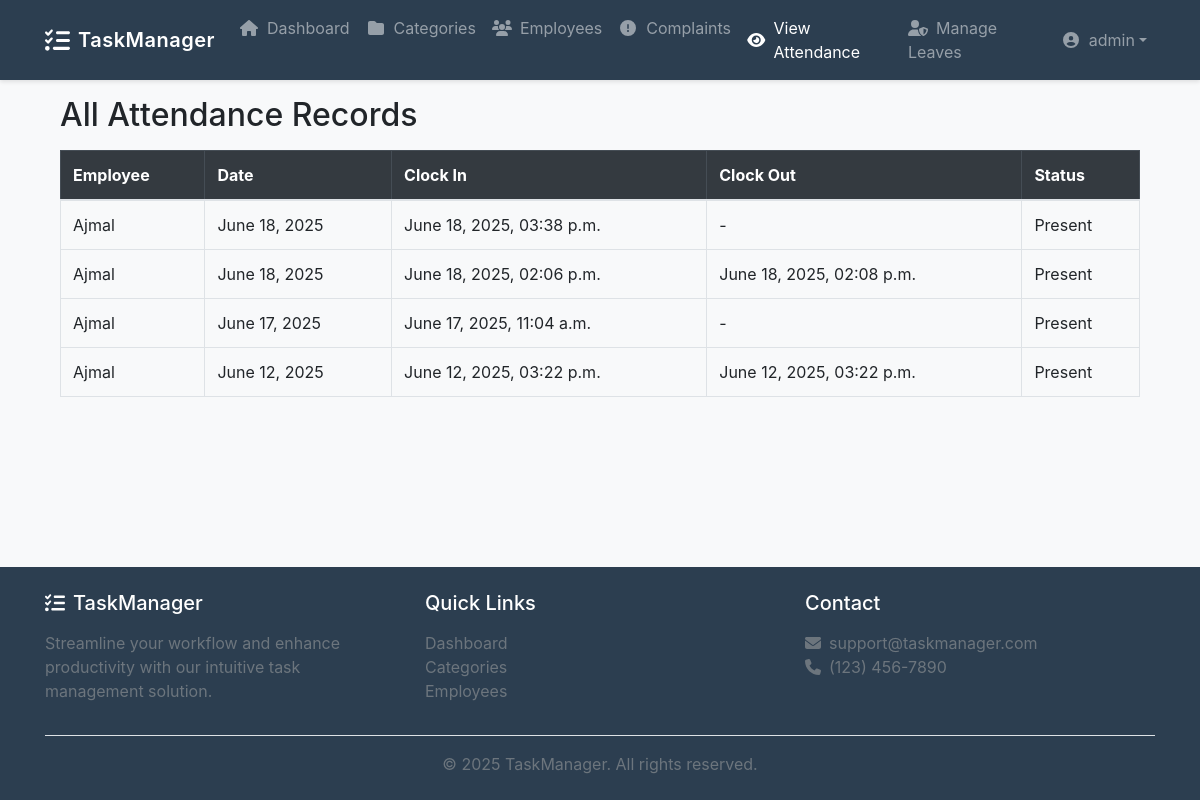
Screenshot of /attendance/all/ (signed in) with the database file from the repository.
### attendance/models.py (models this page shows, shortened)
class Attendance(models.Model):
    STATUS_CHOICES = [
        ('Present', 'Present'),
        ('Absent', 'Absent'),
        ('Late', 'Late'),
        ('Leave', 'Leave'),
    ]
    employee = models.ForeignKey(Employee, on_delete=models.CASCADE)
    date = models.DateField(default=timezone.localdate)
    clock_in = models.DateTimeField(null=True, blank=True)
    clock_out = models.DateTimeField(null=True, blank=True)
    status = models.CharField(max_length=10, choices=STATUS_CHOICES, default='Present')
    class Meta:
        ordering = ['-date', '-clock_in']

### people_management/models.py (models this page shows, shortened)
class Employee(models.Model):
    user = models.OneToOneField(User, on_delete=models.CASCADE)
    department = models.ForeignKey(Department, on_delete=models.CASCADE)
    email = models.EmailField(null=True, blank=True)
    default_category = models.ForeignKey(Category, on_delete=models.SET_NULL, null=True, blank=True)
    current_task = models.ForeignKey(Task, on_delete=models.SET_NULL, null=True, blank=True)

### attendance/views.py (the view)
# urls.py: path('all/', views.attendance_list, name='attendance_list'),
@staff_member_required
def attendance_list(request):
    records = Attendance.objects.select_related('employee__user').order_by('-date', '-clock_in')
    return render(request, 'attendance/attendance_list.html', {'records': records})

### attendance/templates/attendance/attendance_list.html
{% extends 'task_management_system_app/base.html' %}
{% load tz %}
{% block content %}
<div class="container mt-4">
  <h2>All Attendance Records</h2>
  <table class="table table-bordered mt-3">
    <thead class="table-dark">
      <tr>
        <th>Employee</th>
        <th>Date</th>
        <th>Clock In</th>
        <th>Clock Out</th>
        <th>Status</th>
      </tr>
    </thead>
    <tbody>
      {% for record in records %}
      <tr>
        <td>{{ record.employee.user.username }}</td>
        <td>{{ record.date|date:"F j, Y" }}</td>
        <td>
          {% if record.clock_in %}
            {{ record.clock_in|localtime|date:"F j, Y, h:i a" }}
          {% else %}
            -
          {% endif %}
        </td>
        <td>
          {% if record.clock_out %}
            {{ record.clock_out|localtime|date:"F j, Y, h:i a" }}
          {% else %}
            -
          {% endif %}
        </td>
        <td>{{ record.status }}</td>
      </tr>
      {% empty %}
      <tr>
        <td colspan="5" class="text-center">No records found.</td>
      </tr>
      {% endfor %}
    </tbody>
  </table>
</div>
{% endblock %}

### task_management_system_app/templates/task_management_system_app/base.html (shortened to what this page needs)
<!DOCTYPE html>
<html lang="en">
  <head>
    <link
      rel="stylesheet"
      href="https://maxcdn.bootstrapcdn.com/bootstrap/4.5.2/css/bootstrap.min.css"
    />
    <link
      rel="stylesheet"
      href="https://cdnjs.cloudflare.com/ajax/libs/font-awesome/5.15.3/css/all.min.css"
    />
    <link
      rel="stylesheet"
      href="https://cdnjs.cloudflare.com/ajax/libs/font-awesome/6.4.0/css/all.min.css"
    />
  </head>
  <body>
    <nav class="navbar navbar-expand-lg navbar-dark fixed-top">
      <div class="container">
        {% if user.is_superuser %}
        <a
          class="navbar-brand d-flex align-items-center"
          href="{% url 'dashboard' %}"
        >
          <i class="fas fa-tasks fa-lg mr-2"></i>
          <span class="d-none d-sm-inline">TaskManager</span>
        </a>
        {% endif %}
        <div class="collapse navbar-collapse" id="navbarNav">
          <ul class="navbar-nav mr-auto">
            {% if user.is_superuser %}
            <li class="nav-item">
              <a
                class="nav-link d-flex align-items-center"
                href="{% url 'dashboard' %}"
              >
                <i class="fas fa-home fa-fw mr-2"></i>
                <span>Dashboard</span>
              </a>
            </li>
            {% endif %} {% if user.is_superuser %}
            <li class="nav-item">
              <a
                class="nav-link d-flex align-items-center"
                href="{% url 'category_list' %}"
              >
                <i class="fas fa-folder fa-fw mr-2"></i>
                <span>Categories</span>
              </a>
            </li>
            {% endif %} {% if user.is_superuser %}
            <li class="nav-item">
              <a
                class="nav-link d-flex align-items-center"
                href="{% url 'employee_list' %}"
              >
                <i class="fas fa-users fa-fw mr-2"></i>
                <span>Employees</span>
              </a>
            </li>
            {% endif %}
            {% if user.is_superuser %}
            <li class="nav-item">
              <a
                class="nav-link d-flex align-items-center"
                href="{% url 'complain_list' %}"
              >
                <i class="fas fa-exclamation-circle fa-fw mr-2"></i>
                <span>Complaints</span>
              </a>
            </li>
            {% endif %}
            {% if user.is_superuser %}
            <li class="nav-item">
              <a
                class="nav-link d-flex align-items-center"
                href="{% url 'attendance_list' %}"
              >
                <i class="fas fa-eye fa-fw mr-2"></i>
                <span>View Attendance</span>
              </a>
            </li>
            {% endif %}
            {% if user.is_superuser %}
            <li class="nav-item">
              <a class="nav-link" href="{% url 'leave_review_list' %}">
                <i class="fas fa-user-shield mr-2"></i>Manage Leaves
              </a>
            </li>
            {% endif %}
          </ul>
          <ul class="navbar-nav ml-auto">
            {% if user.is_authenticated %}
            <li class="nav-item dropdown">
              <a
                class="nav-link dropdown-toggle d-flex align-items-center"
                href="#"
                id="userMenu"
                data-toggle="dropdown"
              >
                <i class="fas fa-user-circle fa-fw mr-2"></i>
                <span>{{ user.username }}</span>
              </a>
            </li>
            {% endif %}
          </ul>
        </div>
      </div>
    </nav>
    <main class="flex-grow-1 mt-5 pt-4">
      <div class="container">
         {% block content %}{% endblock %}
      </div>
    </main>
    <footer class="footer py-4 mt-4">
      <div class="container">
        <div class="row">
          <div class="col-md-4 mb-4 mb-md-0">
            <h5 class="text-white mb-3">
              <i class="fas fa-tasks mr-2"></i>TaskManager
            </h5>
            <p class="text-muted">
              Streamline your workflow and enhance productivity with our
              intuitive task management solution.
            </p>
          </div>
          <div class="col-md-4 mb-4 mb-md-0">
            <h5 class="text-white mb-3">Quick Links</h5>
            <ul class="list-unstyled">
              <li>
                <a class="text-muted" href="{% url 'dashboard' %}">Dashboard</a>
              </li>
              <li>
                <a class="text-muted" href="{% url 'category_list' %}"
                  >Categories</a
                >
              </li>
              <li>
                <a class="text-muted" href="{% url 'employee_list' %}"
                  >Employees</a
                >
              </li>
            </ul>
          </div>
          <div class="col-md-4">
            <h5 class="text-white mb-3">Contact</h5>
            <ul class="list-unstyled">
              <li class="text-muted">
                <i class="fas fa-envelope mr-2"></i>support@taskmanager.com
              </li>
              <li class="text-muted">
                <i class="fas fa-phone mr-2"></i>(123) 456-7890
              </li>
            </ul>
          </div>
        </div>
        <div class="border-top pt-3 mt-3 text-center">
          <p class="text-muted mb-0">
            &copy; {% now "Y" %} TaskManager. All rights reserved.
          </p>
        </div>
      </div>
    </footer>
  </body>
</html>

### task_management_system_app/templates/task_management_system_app/base.html (style rules this page uses)
:root { --primary-color: #3498db; --secondary-color: #2c3e50; --accent-color: #e74c3c; }
body { min-height: 100vh; display: flex; flex-direction: column; background-color: #f8f9fa; }
.navbar { background-color: var(--secondary-color) !important; box-shadow: 0 2px 4px rgba(0, 0, 0, 0.1); }
.navbar-brand { font-weight: 600; letter-spacing: 0.5px; }
.nav-link { transition: all 0.3s ease; position: relative; }
.footer { background-color: var(--secondary-color); margin-top: auto; }

### rows the page displays
Attendance: employee.user.username "Ajmal", date "June 18, 2025", clock_in "June 18, 2025, 03:38 p.m.", status "Present"
Attendance: employee.user.username "Ajmal", date "June 18, 2025", clock_in "June 18, 2025, 02:06 p.m.", clock_out "June 18, 2025, 02:08 p.m.", status "Present"
Attendance: employee.user.username "Ajmal", date "June 17, 2025", clock_in "June 17, 2025, 11:04 a.m.", status "Present"
Attendance: employee.user.username "Ajmal", date "June 12, 2025", clock_in "June 12, 2025, 03:22 p.m.", clock_out "June 12, 2025, 03:22 p.m.", status "Present"

### other values shown
{{ user.username }} "admin"
